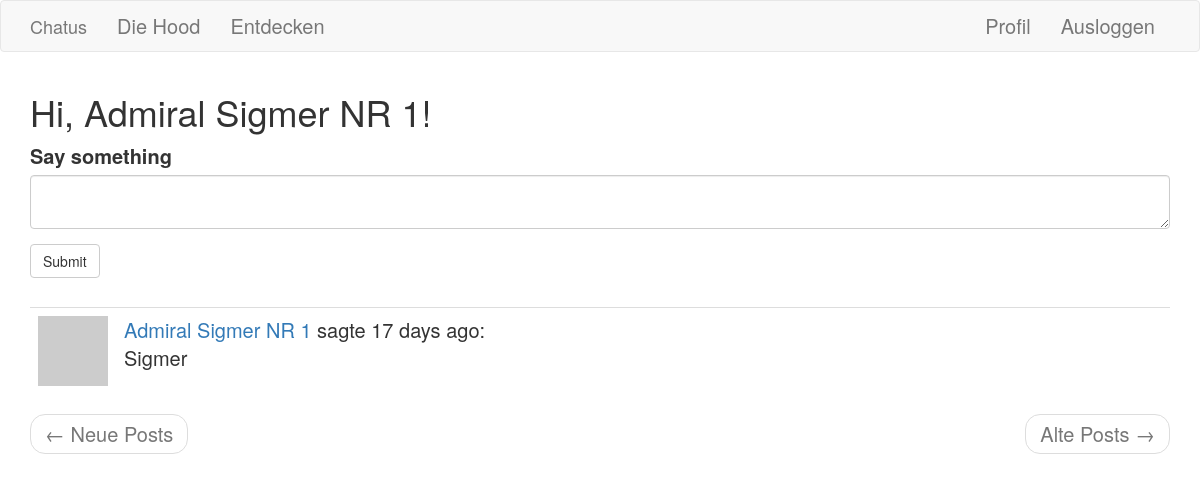
The page /index (signed in) on the database its author committed.
### app/models.py (models this page shows, shortened)
class User(UserMixin, db.Model):
    id = db.Column(db.Integer, primary_key=True)
    username = db.Column(db.String(64), index=True, unique=True)
    email = db.Column(db.String(120), index=True, unique=True)
    password_hash = db.Column(db.String(128))
    posts = db.relationship('Post', backref='author', lazy='dynamic')
    about_me = db.Column(db.String(140))
    last_seen = db.Column(db.DateTime, default=datetime.utcnow)
    age = db.Column(db.String(20))
    followed = db.relationship(
        'User', secondary=followers,
        primaryjoin=(followers.c.follower_id == id),
        secondaryjoin=(followers.c.followed_id == id),
        backref=db.backref('followers', lazy='dynamic'), lazy='dynamic')
    def avatar(self, size):
        digest = md5(self.email.lower().encode('utf-8')).hexdigest()
        return 'https://www.gravatar.com/avatar/{}?s={}&d=https%3A%2F%2Fi.pinimg.com%2F564x%2Fc0%2Fa7%2Fa6%2Fc0a7a613e35143a9606521beee386ccf.jpg'.format(
            digest, size)
    def followed_posts(self):
        followed = Post.query.join(
            followers, (followers.c.followed_id == Post.user_id)).filter(
                followers.c.follower_id == self.id)
        own = Post.query.filter_by(user_id=self.id)
        return followed.union(own).order_by(Post.timestamp.desc())

class Post(db.Model):
    id = db.Column(db.Integer, primary_key=True)
    body = db.Column(db.String(140))
    timestamp = db.Column(db.DateTime, index=True, default=datetime.utcnow)
    user_id = db.Column(db.Integer, db.ForeignKey('user.id'))

### app/auth/routes.py (the view)
@app.route('/', methods=['GET', 'POST'])
@app.route('/index', methods=['GET', 'POST'])
@login_required
def index():
    form = PostForm()
    if form.validate_on_submit():
        post = Post(body=form.post.data, author=current_user)
        db.session.add(post)
        db.session.commit()
        flash('Your post is now live!')
        return redirect(url_for('index'))
    page = request.args.get('page', 1, type=int)
    posts = current_user.followed_posts().paginate(
        page=page, per_page=app.config['POSTS_PER_PAGE'], error_out=False)
    next_url = url_for('index', page=posts.next_num) \
        if posts.has_next else None
    prev_url = url_for('index', page=posts.prev_num) \
        if posts.has_prev else None
    return render_template('index.html', title='Home', form=form,
                           posts=posts.items, next_url=next_url,
                           prev_url=prev_url)

### app/auth/forms.py
class PostForm(FlaskForm):
    post = TextAreaField('Say something', validators=[DataRequired()])
    submit = SubmitField('Submit')

### app/auth/routes.py (called while the page is built)
@app.before_request
def before_request():
    if current_user.is_authenticated:
        current_user.last_seen = datetime.utcnow()
        db.session.commit()

### app/models.py (called while the page is built)
@login.user_loader
def load_user(id):
    return User.query.get(int(id))

### app/templates/index.html
{% extends "base.html" %}
{% import 'bootstrap/wtf.html' as wtf %}
{% block app_content %}
    <h1>Hi, {{ current_user.username }}!</h1>
    {% if form %}
    {{ wtf.quick_form(form) }}
    <br>
    {% endif %}
    {% for post in posts %}
        {% include '_post.html' %}
    {% endfor %}
    <nav aria-label="...">
        <ul class="pager">
            <li class="previous{% if not prev_url %} disabled{% endif %}">
                <a href="{{ prev_url or '#' }}">
                    <span aria-hidden="true">&larr;</span> Neue Posts
                </a>
            </li>
            <li class="next{% if not next_url %} disabled{% endif %}">
                <a href="{{ next_url or '#' }}">
                    Alte Posts <span aria-hidden="true">&rarr;</span>
                </a>
            </li>
        </ul>
    </nav>
{% endblock %}

### app/templates/_post.html
    <table class="table table-hover">
        <tr>
            <td width="70px">
                <a href="{{ url_for('user', username=post.author.username) }}">
                    <img src="{{ post.author.avatar(70) }}" height="70px"/>
                </a>
            </td>
            <td>
                <a href="{{ url_for('user', username=post.author.username) }}">
                    {{ post.author.username }}
                </a>
                sagte {{ moment(post.timestamp).fromNow() }}:
                <br>
                {{ post.body }}
            </td>
        </tr>
    </table>

### rows shown on the page
User: username "Admiral Sigmer NR 1"
Post: author.username "Admiral Sigmer NR 1", timestamp "17 days ago", body "Sigmer"
